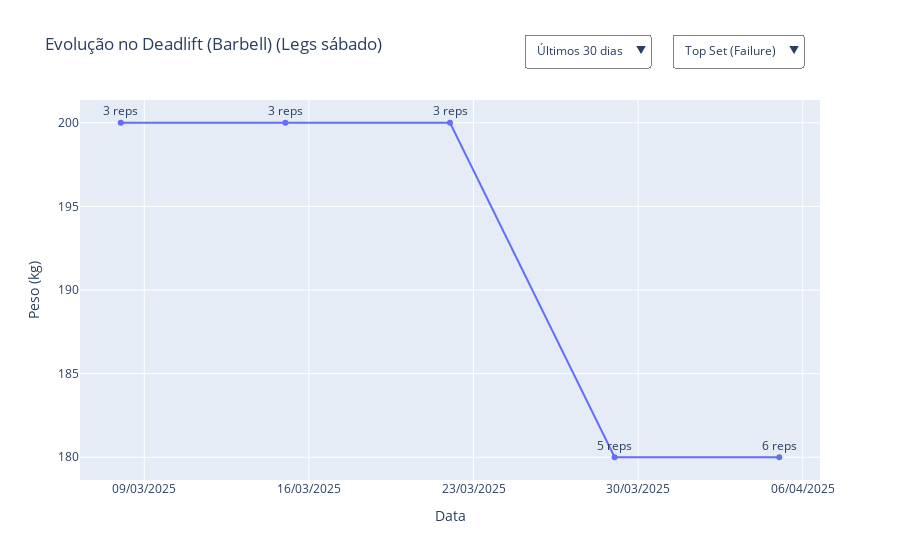

Notebook code for this chart:
### Code cell
import plotly.graph_objects as go
import pandas as pd
from datetime import timedelta

# Função auxiliar para criar os botões de séries
def create_series_buttons(orders_periodo, all_orders, has_failure):
    buttons = []
    # Top Set
    if has_failure:
        buttons.append({
            "label": "Top Set (Failure)",
            "method": "update",
            "args": [{"visible": [True] + [False]*len(all_orders)}]
        })

    # Work Sets
    for o in orders_periodo:
        buttons.append({
            "label": f"Work Set {int(o)}",
            "method": "update",
            "args": [{"visible": [False] + [True if o == current else False for current in all_orders]}]
        })

    # Todas
    buttons.append({
        "label": "Todas as séries",
        "method": "update",
        "args": [{"visible": [True] + [True if o in orders_periodo else False for o in all_orders]}]
    })

    return buttons

# Função principal com lógica dos botões
def gerar_grafico_interativo_com_series(df, treino_nome, exercicio_nome, output_path='grafico_treino_com_series.html'):
    df = df.copy()
    df['date'] = pd.to_datetime(df['date']).dt.date

    exercicio_df = df[(df['title'] == treino_nome) & (df['exercise_title'] == exercicio_nome)]
    if exercicio_df.empty:
        print("Sem dados.")
        return None

    has_failure = not exercicio_df[exercicio_df['set_type'] == 'failure'].empty
    max_date = exercicio_df['date'].max()

    exercicio_df['normal_order'] = None
    for dt in exercicio_df['date'].unique():
        subset = exercicio_df[(exercicio_df['date'] == dt) & (exercicio_df['set_type'] == 'normal')].sort_values('set_index')
        for i, idx in enumerate(subset.index, 1):
            exercicio_df.loc[idx, 'normal_order'] = i

    exercicio_df['normal_order'] = exercicio_df['normal_order'].astype('Int64')

    all_orders = sorted(exercicio_df[(exercicio_df['normal_order'].notna()) & (exercicio_df['date'] >= (max_date - timedelta(days=90)))]['normal_order'].unique())

    # Criação de traces
    traces = []

    # Top set (visível inicialmente)
    if has_failure:
        fdata = exercicio_df[(exercicio_df['set_type'] == 'failure') & (exercicio_df['date'] >= max_date - timedelta(days=30))]
        traces.append(go.Scatter(
            x=fdata['date'], y=fdata['weight_kg'], text=[f"{r} reps" for r in fdata['reps']],
            mode='lines+markers+text', textposition='top center',
            name='Top Set (Failure)', visible=True
        ))

    # Work sets (invisíveis inicialmente)
    for o in all_orders:
        wdata = exercicio_df[(exercicio_df['normal_order'] == o) & (exercicio_df['date'] >= max_date - timedelta(days=30))]
        traces.append(go.Scatter(
            x=wdata['date'], y=wdata['weight_kg'], text=[f"{r} reps" for r in wdata['reps']],
            mode='lines+markers+text', textposition='top center',
            name=f'Work Set {int(o)}', visible=False
        ))

    # Armazena botões e dados por período
    periodos = [30, 60, 90]
    period_buttons = []

    for dias in periodos:
        periodo_inicio = max_date - timedelta(days=dias)
        orders = sorted(exercicio_df[(exercicio_df['normal_order'].notna()) & (exercicio_df['date'] >= periodo_inicio)]['normal_order'].unique())

        x_list, y_list, text_list = [], [], []

        if has_failure:
            df_f = exercicio_df[(exercicio_df['set_type'] == 'failure') & (exercicio_df['date'] >= periodo_inicio)]
            x_list.append(df_f['date'].tolist())
            y_list.append(df_f['weight_kg'].tolist())
            text_list.append([f"{r} reps" for r in df_f['reps']])
        else:
            x_list.append([]); y_list.append([]); text_list.append([])

        for o in all_orders:
            df_w = exercicio_df[(exercicio_df['normal_order'] == o) & (exercicio_df['date'] >= periodo_inicio)]
            x_list.append(df_w['date'].tolist())
            y_list.append(df_w['weight_kg'].tolist())
            text_list.append([f"{r} reps" for r in df_w['reps']])

        period_buttons.append(dict(
            label=f"Últimos {dias} dias",
            method="update",
            args=[
                {"x": x_list, "y": y_list, "text": text_list},
                {"updatemenus[1].buttons": create_series_buttons(orders, all_orders, has_failure)}
            ]
        ))
    period_buttons[0]["args"][1]["title"] = f"Evolução no {exercicio_nome} ({treino_nome}) - Últimos 30 dias"

    layout = go.Layout(
    title=f'Evolução no {exercicio_nome} ({treino_nome})',
    xaxis=dict(
        title='Data',
        tickformat='%d/%m/%Y'
    ),
    yaxis=dict(
        title='Peso (kg)'
    ),
    hovermode='closest',
    updatemenus=[
        dict(
            buttons=period_buttons,
            direction="down",
            showactive=True,
            active=0,
            x=0.6,  # Mais próximo da borda esquerda
            xanchor="left",
            y=1.2,   # Bem acima do gráfico
            yanchor="top",
            pad={"r": 10, "t": 10},
            bgcolor="white",
            bordercolor="gray",
            borderwidth=1
        ),
        dict(
            buttons=create_series_buttons(
                sorted(exercicio_df[(exercicio_df['normal_order'].notna()) & (exercicio_df['date'] >= max_date - timedelta(days=30))]['normal_order'].unique()),
                all_orders,
                has_failure
            ),
            direction="down",
            showactive=True,
            active=0,
            x=0.99,  # Lado direito
            xanchor="right",
            y=1.2,   # Mesmo nível do outro menu
            yanchor="top",
            pad={"r": 10, "t": 10},
            bgcolor="white",
            bordercolor="gray",
            borderwidth=1
        )
    ]
)

    fig = go.Figure(data=traces, layout=layout)
    #fig.write_html(output_path, auto_open=False)
    #return fig

    # Salva o gráfico como HTML interativo em arquivo (como já faz)
    fig.write_html(output_path, auto_open=False)

    # Também retorna o HTML como string, para inserção em JS ou <div>
    html_string = fig.to_html(full_html=False, include_plotlyjs='cdn')
    return fig, html_string

# Exemplo de uso
graf, _ = gerar_grafico_interativo_com_series(workout_df_columns_filtered, 'Legs sábado', 'Deadlift (Barbell)')
if graf is not None:
    graf.show()

### Figure 1 — Plotly figure (JSON) as saved in the notebook; plotly's stock layout.template omitted (floating-point values rounded to 4 significant figures)
{"data": [{"mode": "lines+markers+text", "name": "Top Set (Failure)", "text": ["6 reps", "5 reps", "3 reps", "3 reps", "3 reps"], "textposition": "top center", "type": "scatter", "visible": true, "x": ["2025-04-05", "2025-03-29", "2025-03-22", "2025-03-15", "2025-03-08"], "y": [180.0, 180.0, 200.0, 200.0, 200.0]}, {"mode": "lines+markers+text", "name": "Work Set 1", "text": ["5 reps", "3 reps", "4 reps", "5 reps", "5 reps"], "textposition": "top center", "type": "scatter", "visible": false, "x": ["2025-04-05", "2025-03-29", "2025-03-22", "2025-03-15", "2025-03-08"], "y": [180.0, 200.0, 200.0, 200.0, 200.0]}, {"mode": "lines+markers+text", "name": "Work Set 2", "text": [], "textposition": "top center", "type": "scatter", "visible": false, "x": [], "y": []}], "layout": {"hovermode": "closest", "title": {"text": "Evolução no Deadlift (Barbell) (Legs sábado)"}, "updatemenus": [{"active": 0, "bgcolor": "white", "bordercolor": "gray", "borderwidth": 1, "buttons": [{"args": [{"text": [["6 reps", "5 reps", "3 reps", "3 reps", "3 reps"], ["5 reps", "3 reps", "4 reps", "5 reps", "5 reps"], []], "x": [["2025-04-05", "2025-03-29", "2025-03-22", "2025-03-15", "2025-03-08"], ["2025-04-05", "2025-03-29", "2025-03-22", "2025-03-15", "2025-03-08"], []], "y": [[180, 180, 200, 200, 200], [180, 200, 200, 200, 200], []]}, {"updatemenus[1].buttons": [{"args": [{"visible": [true, false, false]}], "label": "Top Set (Failure)", "method": "update"}, {"args": [{"visible": [false, true, false]}], "label": "Work Set 1", "method": "update"}, {"args": [{"visible": [true, true, false]}], "label": "Todas as séries", "method": "update"}]}], "label": "Últimos 30 dias", "method": "update"}, {"args": [{"text": [["6 reps", "5 reps", "3 reps", "3 reps", "3 reps", "4 reps", "4 reps"], ["5 reps", "3 reps", "4 reps", "5 reps", "5 reps", "4 reps", "6 reps"], []], "x": [["2025-04-05", "2025-03-29", "2025-03-22", "2025-03-15", "2025-03-08", "2025-03-01", "2025-02-22"], ["2025-04-05", "2025-03-29", "2025-03-22", "2025-03-15", "2025-03-08", "2025-03-01", "2025-02-22"], []], "y": [[180, 180, 200, 200, 200, 200, 200], [180, 200, 200, 200, 200, 200, 195], []]}, {"updatemenus[1].buttons": [{"args": [{"visible": [true, false, false]}], "label": "Top Set (Failure)", "method": "update"}, {"args": [{"visible": [false, true, false]}], "label": "Work Set 1", "method": "update"}, {"args": [{"visible": [true, true, false]}], "label": "Todas as séries", "method": "update"}]}], "label": "Últimos 60 dias", "method": "update"}, {"args": [{"text": [["6 reps", "5 reps", "3 reps", "3 reps", "3 reps", "4 reps", "4 reps", "3 reps", "4 reps", "4 reps", "4 reps"], ["5 reps", "3 reps", "4 reps", "5 reps", "5 reps", "4 reps", "6 reps", "6 reps", "4 reps", "6 reps", "4 reps"], ["4 reps", "4 reps", "6 reps", "4 reps"]], "x": [["2025-04-05", "2025-03-29", "2025-03-22", "2025-03-15", "2025-03-08", "2025-03-01", "2025-02-22", "2025-02-01", "2025-01-25", "2025-01-18", "2025-01-11"], ["2025-04-05", "2025-03-29", "2025-03-22", "2025-03-15", "2025-03-08", "2025-03-01", "2025-02-22", "2025-02-01", "2025-01-25", "2025-01-18", "2025-01-11"], ["2025-02-01", "2025-01-25", "2025-01-18", "2025-01-11"]], "y": [[180, 180, 200, 200, 200, 200, 200, 195, 195, 195, 190], [180, 200, 200, 200, 200, 200, 195, 195, 195, 190, 190], [195, 195, 190, 190]]}, {"updatemenus[1].buttons": [{"args": [{"visible": [true, false, false]}], "label": "Top Set (Failure)", "method": "update"}, {"args": [{"visible": [false, true, false]}], "label": "Work Set 1", "method": "update"}, {"args": [{"visible": [false, false, true]}], "label": "Work Set 2", "method": "update"}, {"args": [{"visible": [true, true, true]}], "label": "Todas as séries", "method": "update"}]}], "label": "Últimos 90 dias", "method": "update"}], "direction": "down", "pad": {"r": 10, "t": 10}, "showactive": true, "x": 0.6, "xanchor": "left", "y": 1.2, "yanchor": "top"}, {"active": 0, "bgcolor": "white", "bordercolor": "gray", "borderwidth": 1, "buttons": [{"args": [{"visible": [true, false, false]}], "label": "Top Set (Failure)", "method": "update"}, {"args": [{"visible": [false, true, false]}], "label": "Work Set 1", "method": "update"}, {"args": [{"visible": [true, true, false]}], "label": "Todas as séries", "method": "update"}], "direction": "down", "pad": {"r": 10, "t": 10}, "showactive": true, "x": 0.99, "xanchor": "right", "y": 1.2, "yanchor": "top"}], "xaxis": {"tickformat": "%d/%m/%Y", "title": {"text": "Data"}}, "yaxis": {"title": {"text": "Peso (kg)"}}}}
